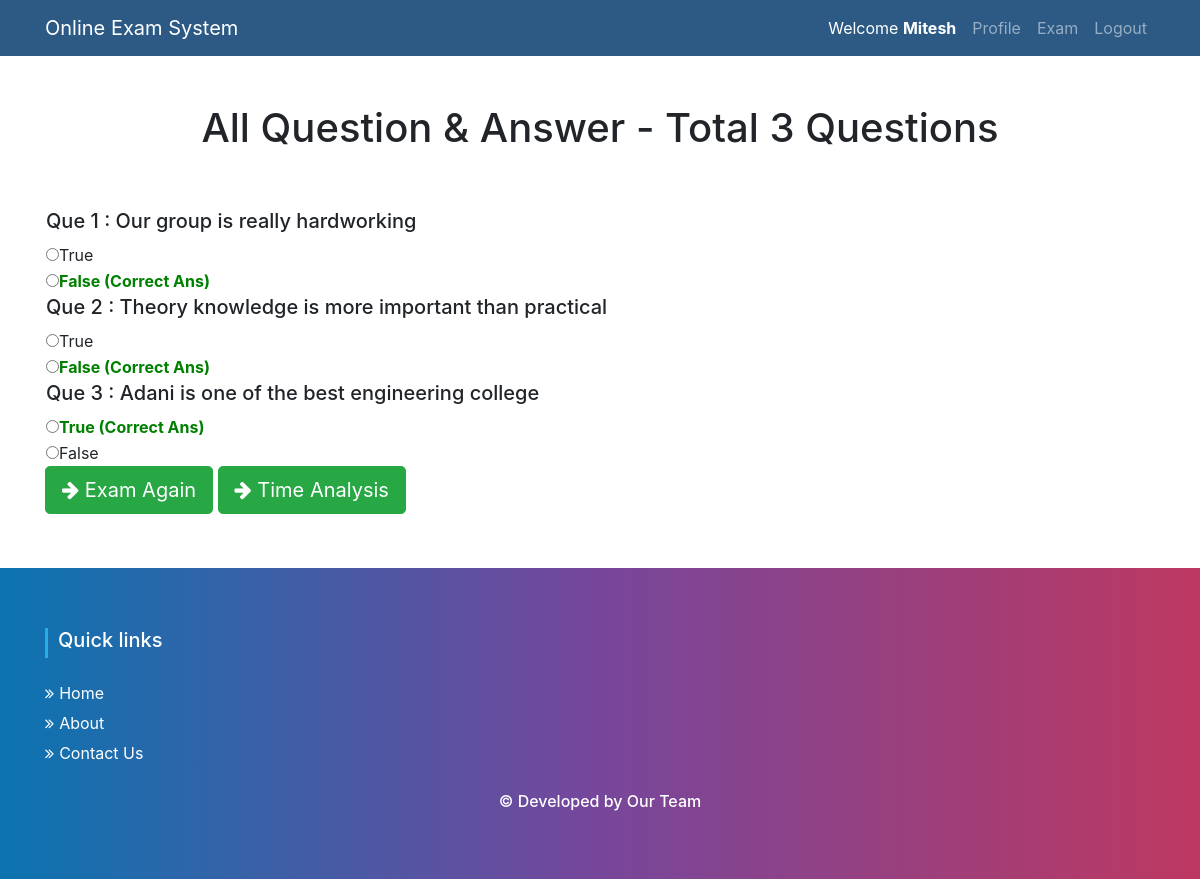
The app's page /viewans1.php (signed in) with its own data.
### tables this page shows
CREATE TABLE `tbl_ques_tf` (
  `id` int(11) NOT NULL,
  `quesNo` int(11) NOT NULL,
  `ques` text NOT NULL
);

CREATE TABLE `tbl_ans_tf` (
  `id` int(11) NOT NULL,
  `quesNo` int(11) NOT NULL,
  `rightAns` int(11) NOT NULL DEFAULT 0,
  `ans` text NOT NULL
);

### classes/Exam.php (called while the page is built, shortened)
<?php
$filepath = realpath(dirname(__FILE__));
include_once ($filepath.'/../lib/Database.php');
class Exam{
	private $db;
	public function __construct(){
		$this->db = new Database();
	}
 public function getqueData1(){
   $query = "SELECT * FROM tbl_ques_tf ORDER BY quesNo ASC";
   $result = $this->db->select($query);
   return $result;
 }
 public function getTotalRows1(){
   $query     = "SELECT * FROM tbl_ques_tf";
   $getResult = $this->db->select($query);
   $total     = $getResult->num_rows;
   return $total;
 }
 public function getAnswer1($quesnumber){
   $query = "SELECT * FROM tbl_ans_tf WHERE quesNo = '$quesnumber'";
   $result = $this->db->select($query);
   return $result;
 }
}
?>

### lib/Database.php (called while the page is built, shortened)
<?php
Class Database{
	public $host   = DB_HOST;
	public $user   = DB_USER;
	public $pass   = DB_PASS;
	public $dbname = DB_NAME;
	public $link;
	private function connectDB(){
	$this->link = new mysqli($this->host, $this->user, $this->pass, $this->dbname);
 }
	public function select($query){
		$result = $this->link->query($query) or die($this->link->error.__LINE__);
		if($result->num_rows > 0){
			return $result;
		} else {
			return false;
		}
	}
}

### viewans1.php (the view, shortened to what this page needs)
<?php include 'inc/header.php'; ?>
<?php
$total    = $exam->getTotalRows1();
?>
<div class="container">
        <div class="row">
            <div class="col-lg-12 text-center">
                <h1 class="mt-5">All Question & Answer - Total <?php echo $total; ?> Questions</h1>
                <br/>
                <br/></div>
                <div class="col-lg-12">
                <table>
                    <?php
                    $getQues = $exam->getqueData1();
                    if ($getQues) {
                        while ($question = $getQues->fetch_assoc()) {
                            ?>
                            <tr>
                                <td colspan="2">
                                    <h5>Que <?php echo $question['quesNo']." : ".$question['ques']; ?></h5>
                                </td>
                            </tr>
                            <?php
                            $quesnumber = $question['quesNo'];
                            $answer = $exam->getAnswer1($quesnumber);
                            if ($answer) {
                                while ($result = $answer->fetch_assoc()) {
                                    ?>
                                    <tr>
                                        <td>
                                            <input type="radio" /><?php
                                            if ($result['rightAns'] == '1') {
                                                echo "<span style='color:green;font-weight: bold;'>".$result['ans']." (Correct Ans)</span>";
                                            }else{
                                                echo $result['ans'];
                                            }
                                            ?>
                                        </td>
                                    </tr>
                                <?php } } ?>
                        <?php } } ?>
                </table>
                <a href="starttest1.php" class="btn btn-success btn-lg">
                    <span class="fa fa-arrow-right"></span>  Exam Again
                </a>
                <a href="time_2.php" class="btn btn-success btn-lg">
                    <span class="fa fa-arrow-right"></span> Time Analysis
                </a>
                <br/>
                <br/>
                </div>
            </div>
        </div>
<?php include 'inc/footer.php'; ?>

### records on screen
tbl_ques_tf: quesNo "1", ques "Our group is really hardworking"
tbl_ans_tf: ans "True"
tbl_ans_tf: ans "False"
tbl_ques_tf: quesNo "2", ques "Theory knowledge is more important than practical"
tbl_ans_tf: ans "True"
tbl_ans_tf: ans "False"
tbl_ques_tf: quesNo "3", ques "Adani is one of the best engineering college"
tbl_ans_tf: ans "True"
tbl_ans_tf: ans "False"

### other values on screen
Session::get("name") "Mitesh"
$total "3"
